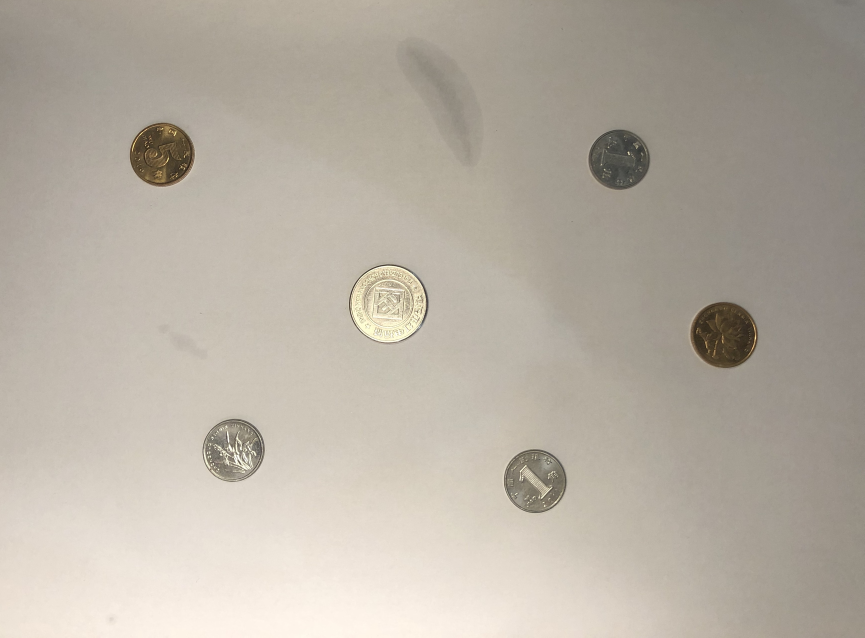
#> input picture 计算机视觉基础_练习合集/动手实践01_钱币检测/CircleDetection/picture_source/picture.jpg, 3457 x 2549 px (shown at 1/4 size)
$ python main.py
#> lines starting #> are read from the running program, lines starting #| are printed output that depends on the picture
### 计算机视觉基础_练习合集/动手实践01_钱币检测/CircleDetection/my_canny.py
'''

'''
import cv2
import numpy as np


class Canny:

    def __init__(self, Guassian_kernal_size, img, HT_high_threshold, HT_low_threshold):
        '''
        :param Guassian_kernal_size: 高斯滤波器尺寸
        :param img: 输入的图片，在算法过程中改变
        :param HT_high_threshold: 滞后阈值法中的高阈值
        :param HT_low_threshold: 滞后阈值法中的低阈值
        '''
        self.Guassian_kernal_size = Guassian_kernal_size
        self.img = img
        self.y, self.x = img.shape[0:2]
        self.angle = np.zeros([self.y, self.x])
        self.img_origin = None
        self.x_kernal = np.array([[-1, 1]])
        self.y_kernal = np.array([[-1], [1]])
        self.HT_high_threshold = HT_high_threshold
        self.HT_low_threshold = HT_low_threshold

    def Get_gradient_img(self):
        '''
        计算梯度图和梯度方向矩阵。
        :return: 生成的梯度图
        '''
        print ('Get_gradient_img')
        # ------------- write your code bellow ----------------


        # ------------- write your code above ----------------
        return self.img

    def Non_maximum_suppression (self):
        '''
        对生成的梯度图进行非极大化抑制，将tan值的大小与正负结合，确定离散中梯度的方向。
        :return: 生成的非极大化抑制结果图
        '''
        print ('Non_maximum_suppression')
        # ------------- write your code bellow ----------------


        # ------------- write your code above ----------------
        return self.img

    def Hysteresis_thresholding(self):
        '''
        对生成的非极大化抑制结果图进行滞后阈值法，用强边延伸弱边，这里的延伸方向为梯度的垂直方向，
        将比低阈值大比高阈值小的点置为高阈值大小，方向在离散点上的确定与非极大化抑制相似。
        :return: 滞后阈值法结果图
        '''
        print ('Hysteresis_thresholding')
        # ------------- write your code bellow ----------------


        # ------------- write your code above ----------------
        return self.img

    def canny_algorithm(self):
        '''
        按照顺序和步骤调用以上所有成员函数。
        :return: Canny 算法的结果
        '''
        self.img = cv2.GaussianBlur(self.img, (self.Guassian_kernal_size, self.Guassian_kernal_size), 0)
        self.Get_gradient_img()
        self.img_origin = self.img.copy()
        self.Non_maximum_suppression()
        self.Hysteresis_thresholding()
        return self.img

### 计算机视觉基础_练习合集/动手实践01_钱币检测/CircleDetection/my_hough.py
'''

'''

import numpy as np
import math

class Hough_transform:
    def __init__(self, img, angle, step=5, threshold=135):
        '''

        :param img: 输入的图像
        :param angle: 输入的梯度方向矩阵
        :param step: Hough 变换步长大小
        :param threshold: 筛选单元的阈值
        '''
        self.img = img
        self.angle = angle
        self.y, self.x = img.shape[0:2]
        self.radius = math.ceil(math.sqrt(self.y**2 + self.x**2))
        self.step = step
        self.vote_matrix = np.zeros([math.ceil(self.y / self.step), math.ceil(self.x / self.step), math.ceil(self.radius / self.step)])
        self.threshold = threshold
        self.circles = []

    def Hough_transform_algorithm(self):
        '''
        按照 x,y,radius 建立三维空间，根据图片中边上的点沿梯度方向对空间中的所有单
        元进行投票。每个点投出来结果为一折线。
        :return:  投票矩阵
        '''
        print ('Hough_transform_algorithm')
        # ------------- write your code bellow ----------------


        # ------------- write your code above ----------------
        return self.vote_matrix


    def Select_Circle(self):
        '''
        按照阈值从投票矩阵中筛选出合适的圆，并作极大化抑制。
        :return: None
        '''
        print ('Select_Circle')
        # ------------- write your code bellow ----------------


        # ------------- write your code above ----------------


    def Calculate(self):
        '''
        按照算法顺序调用以上成员函数
        :return: 圆形拟合结果图，圆的坐标及半径集合
        '''
        self.Hough_transform_algorithm()
        self.Select_Circle()
        return self.circles

### 计算机视觉基础_练习合集/动手实践01_钱币检测/CircleDetection/main.py

import cv2
import math
from my_hough import Hough_transform
from  my_canny import Canny

# np.set_printoptions(threshold=np.inf)
Path = "picture_source/picture.jpg"
Save_Path = "picture_result/"
Reduced_ratio = 2
Guassian_kernal_size = 3
HT_high_threshold = 45
HT_low_threshold = 25
Hough_transform_step = 6
Hough_transform_threshold = 110

if __name__ == '__main__':
    img_gray = cv2.imread(Path, cv2.IMREAD_GRAYSCALE)
#> img_gray: shape (2549, 3457); min 19, max 255, mean 175.4
    img_RGB = cv2.imread(Path)
#> img_RGB is the input picture: shape (2549, 3457, 3); mean B, G, R 162.8, 174.4, 182.2
    y, x = img_gray.shape[0:2]
#> y = 2549; x = 3457
    img_gray = cv2.resize(img_gray, (int(x / Reduced_ratio), int(y / Reduced_ratio)))
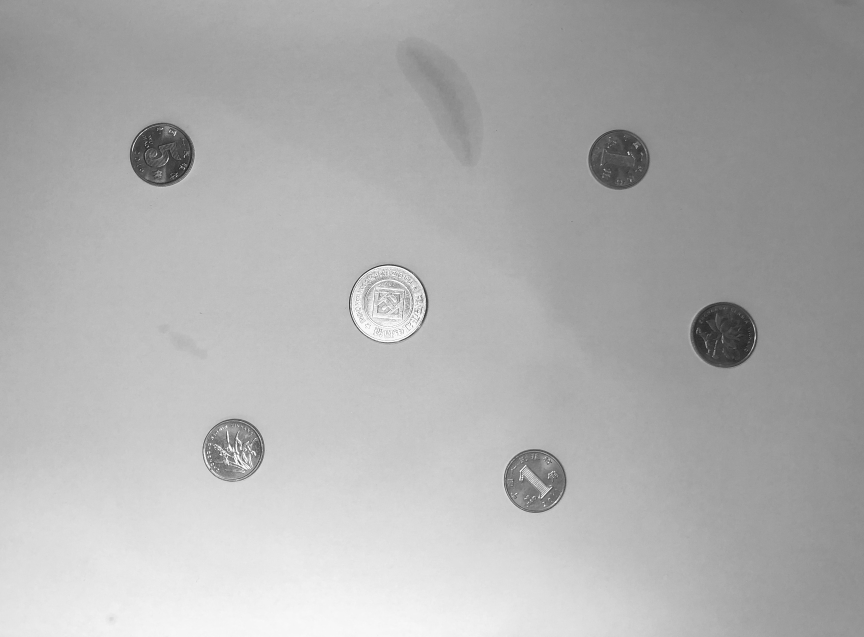
#> img_gray: shape (1274, 1728) (shown at 1/2 size); min 24, max 255, mean 175.3
    img_RGB = cv2.resize(img_RGB, (int(x / Reduced_ratio), int(y / Reduced_ratio)))
#> img_RGB: shape (1274, 1728, 3)
    # canny takes about 40 seconds
    print ('Canny ...')
    canny = Canny(Guassian_kernal_size, img_gray, HT_high_threshold, HT_low_threshold)
    canny.canny_algorithm()
    cv2.imwrite(Save_Path + "canny_result.jpg", canny.img)

    # hough takes about 30 seconds
    print ('Hough ...')
    Hough = Hough_transform(canny.img, canny.angle, Hough_transform_step, Hough_transform_threshold)
#> in __init__, `self.angle = angle`: self.angle: shape (1274, 1728) float64; every value is 0
    circles = Hough.Calculate()
#> circles = []
    for circle in circles:
        cv2.circle(img_RGB, (math.ceil(circle[0]), math.ceil(circle[1])), math.ceil(circle[2]), (132, 135, 239), 2)
#> this loop made 0 passes
    cv2.imwrite(Save_Path + "hough_result.jpg", img_RGB)
    print ('Finished!')
